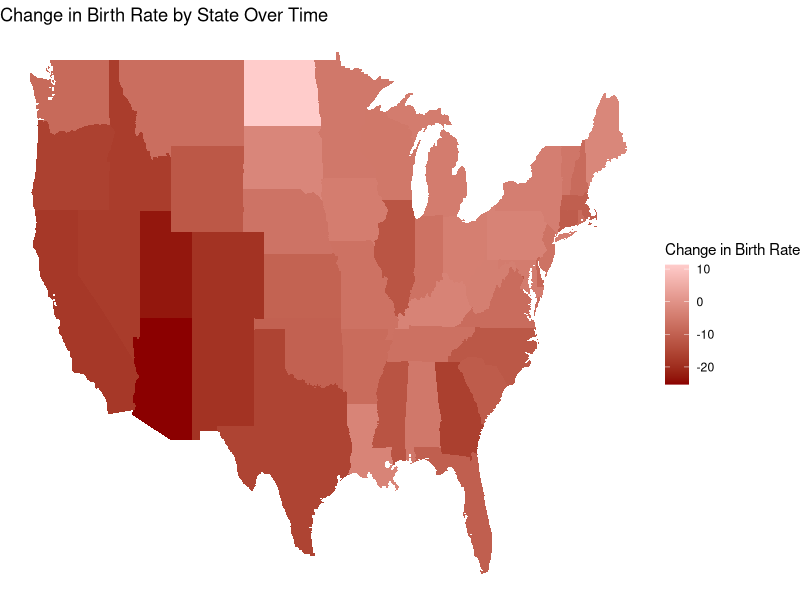
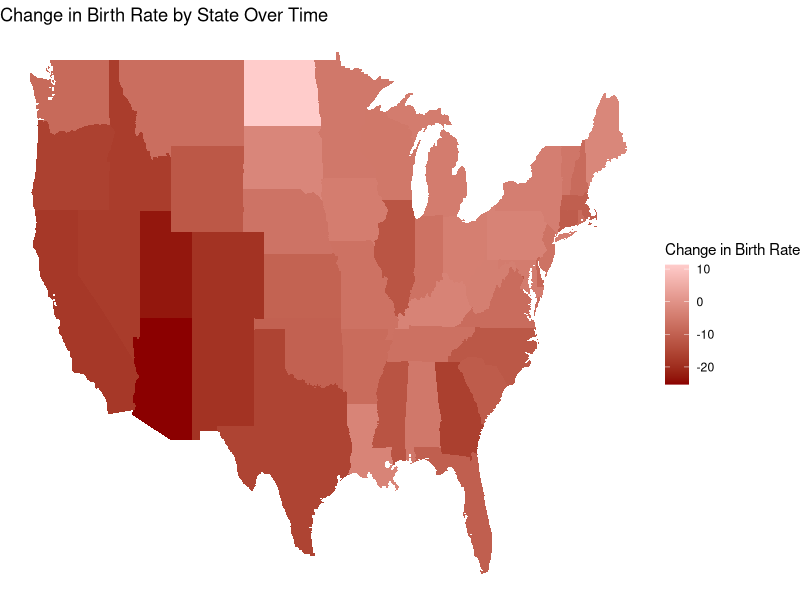

Write R code to recreate these figures, in order.
#### Preamble ####
# Purpose: Replicates graphs from targeted project
# Author: Yuanyi (Leo) Liu, Qi Er (Emma) Teng
# Date: 14 February 2024
# Contact: leoy.liu@mail.utoronto.ca, e.teng@mail.utoronto.ca
# License: MIT


#### Workspace setup ####
# install.packages("ggprism")
# install.packages("ggthemes")

library(tidyverse)


#### Replications ####


## Figure 3 ##

# Read in the raw data
figure3 <- read.csv(here::here("outputs/data/figure_3a.csv"))

ggplot(figure3, aes(x = long, y = lat, group=group)) +
  geom_polygon(aes(fill = brate1544_thsnds_ch_pct)) +
  scale_fill_gradient(low = 'darkred', high = '#FFCCCB') +
  labs(title = 'Change in Birth Rate by State Over Time',
       fill = 'Change in Birth Rate') +
  theme_void()

ggsave(
  "replication/plots/figure3.png"
)